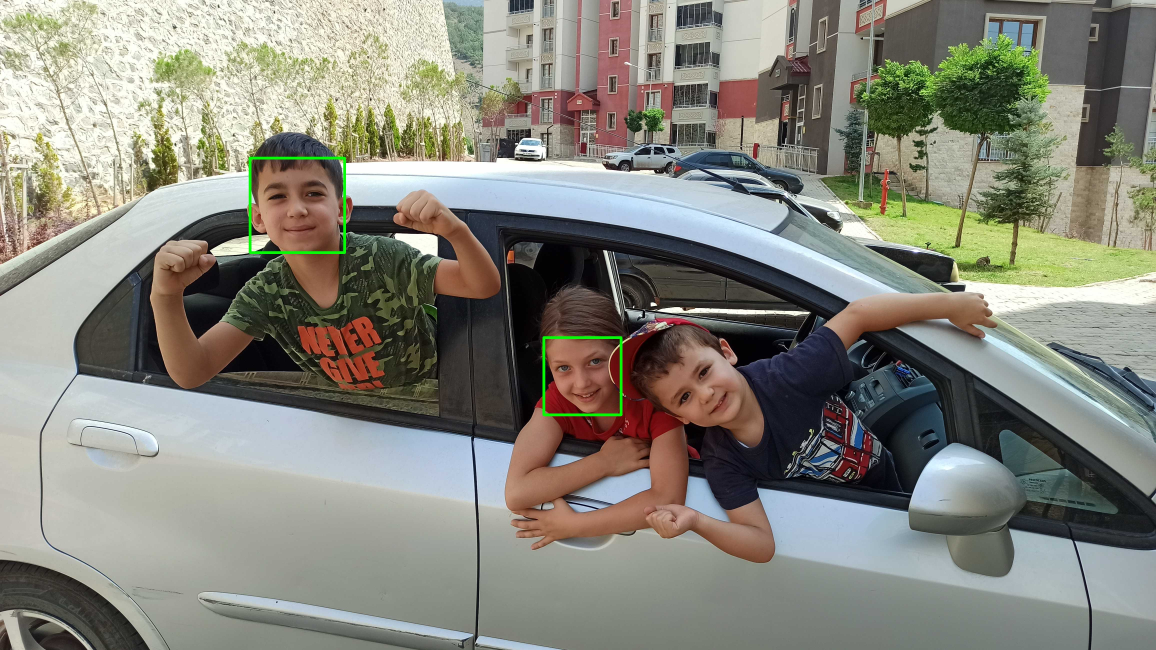
#> input picture result/IMG_20220824_111044_scaleFactor_1.05_minNeighbors_35.jpg, 4624 x 2600 px (shown at 1/4 size)
$ python merge_image_2_by_1.py
#> lines starting #> are read from the running program, lines starting #| are printed output that depends on the picture
import cv2
import numpy as np

img1name = "IMG_20220824_111044_scaleFactor_1.05_minNeighbors_35.jpg"
img2name = "IMG_20220824_111044_conf_0.5.jpg"
img1 = cv2.imread(img1name)
#> img1 is the input picture: shape (2600, 4624, 3); mean B, G, R 124, 134.2, 134.5
img2 = cv2.imread(img2name)
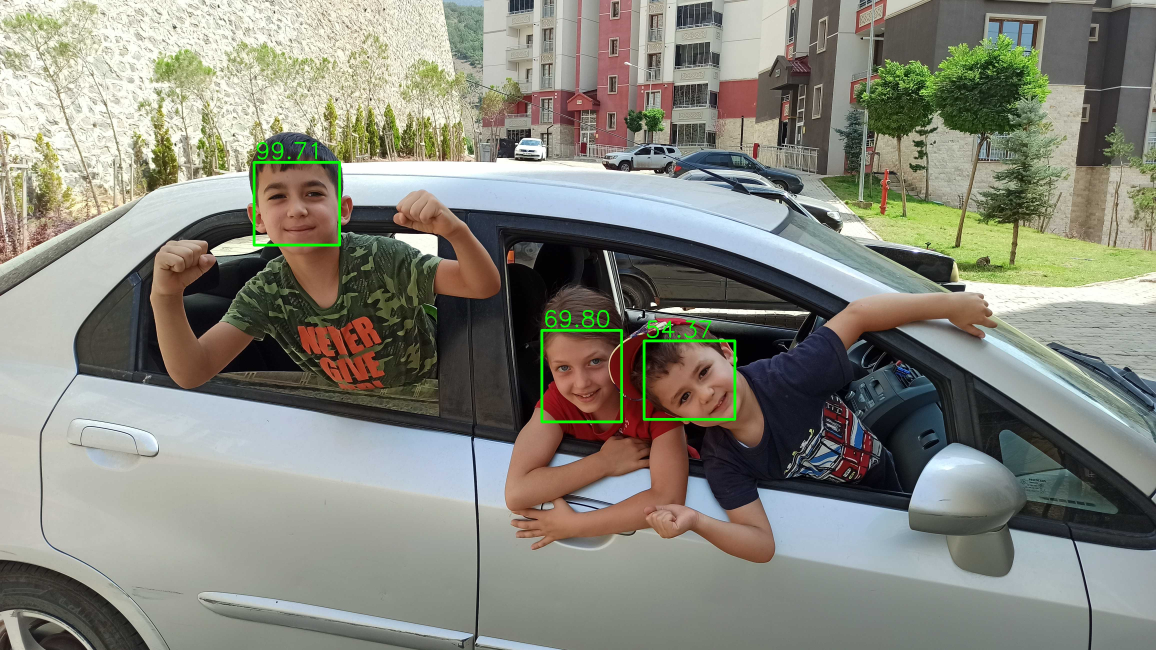
#> input picture result/IMG_20220824_111044_conf_0.5.jpg, 4624 x 2600 px (shown at 1/4 size)
#> img2 is the input picture: shape (2600, 4624, 3); mean B, G, R 123.9, 134.7, 134.4
img1name, img1Extension = img1name.rsplit('.', 1)
img2name, img2Extension = img2name.rsplit('.', 1)
imgName, k = "", 0
while True:
    if img1name[k] == img2name[k]:
        imgName = f"{imgName}{img1name[k]}"
        k = k+1
    else:
        imgName = imgName[0:-1] # drop the last letter that is _
        break

h, w, c = img1.shape
#> h = 2600; w = 4624; c = 3
img = np.zeros((2*h, w, c), np.uint8)
img[0:h,:,:] = img1
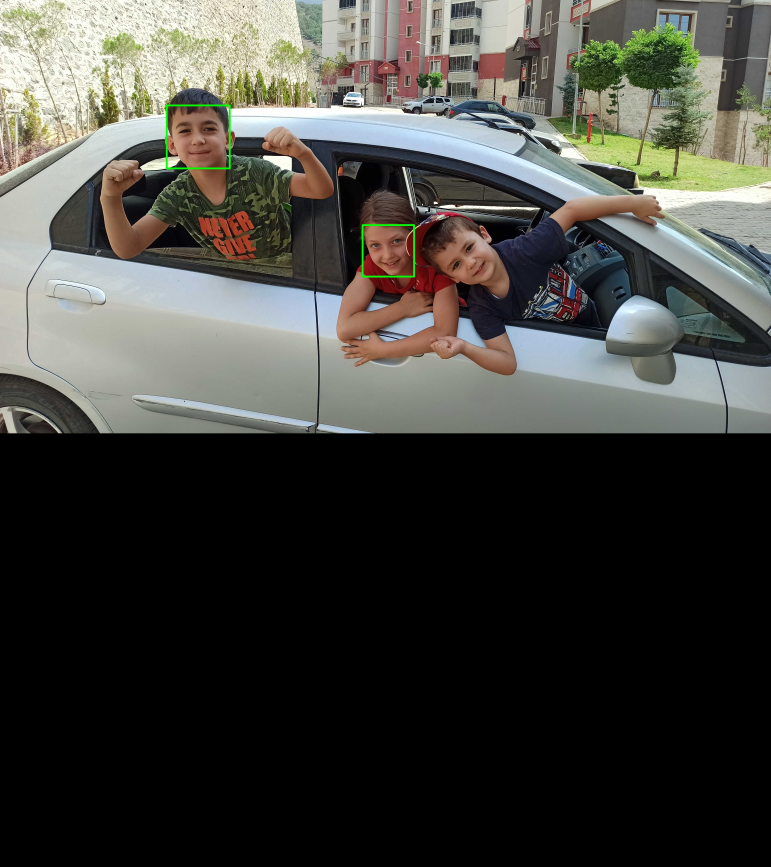
#> img: shape (5200, 4624, 3) (shown at 1/6 size); mean B, G, R 62, 67.1, 67.3
img[h:2*h,:,:] = img2
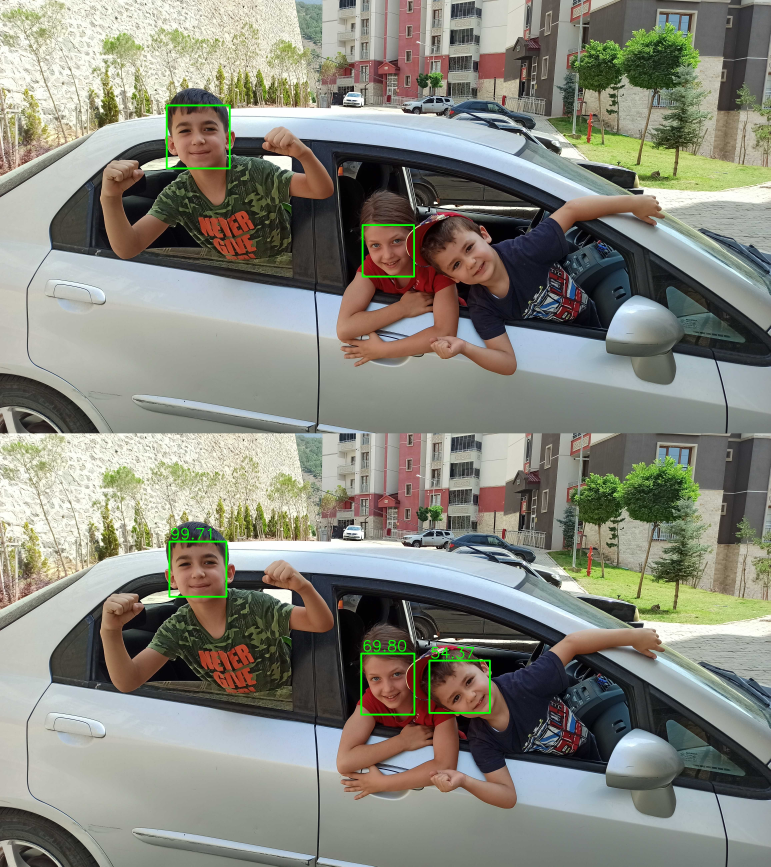
#> img: shape (5200, 4624, 3) (shown at 1/6 size); mean B, G, R 124, 134.4, 134.4

# resize image to display on screen
s = 0.15
rimg = cv2.resize(img, (int(s*img.shape[1]), int(s*img.shape[0])), 0)
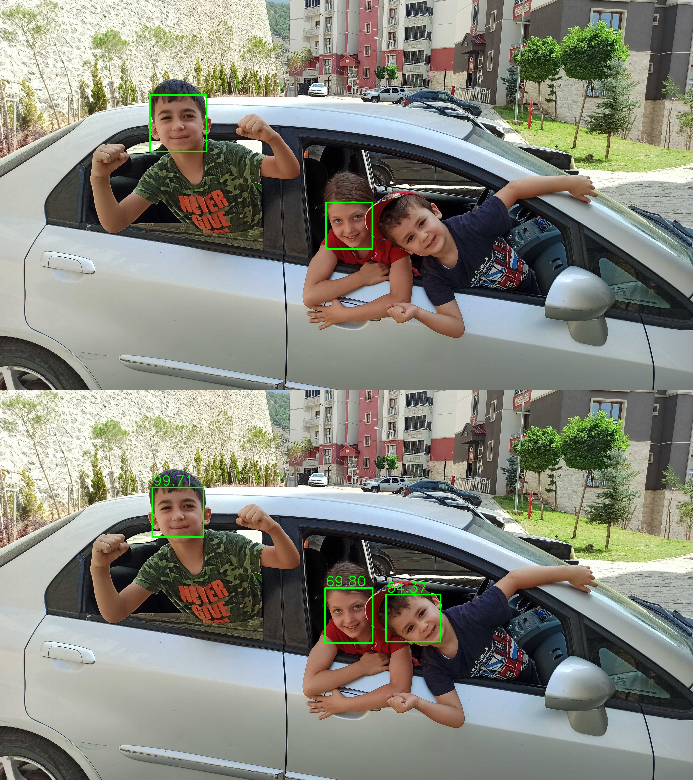
#> rimg: shape (780, 693, 3); mean B, G, R 123.9, 134.4, 134.4
cv2.imshow("Merged image", rimg)
cv2.waitKey(0)
# save image
cv2.imwrite(f"{imgName}_merged_vertically.jpg", img, [cv2.IMWRITE_JPEG_QUALITY, 50])
